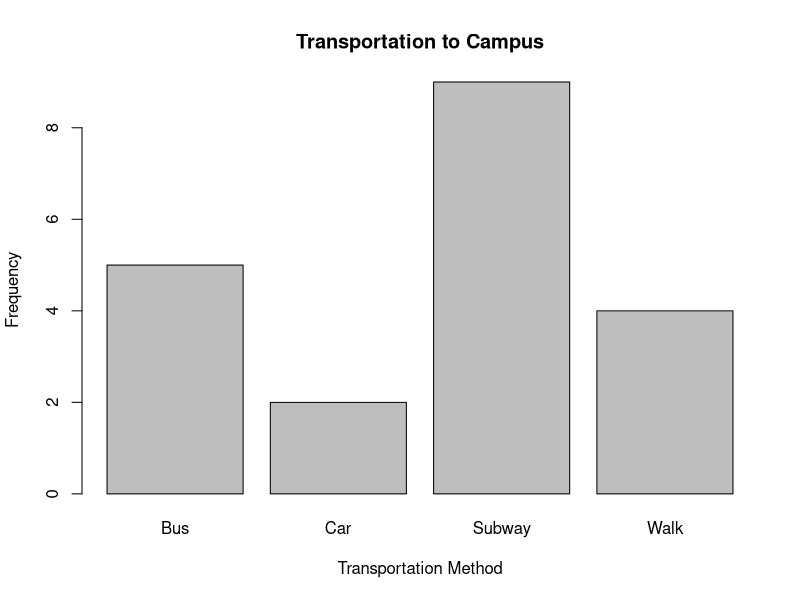
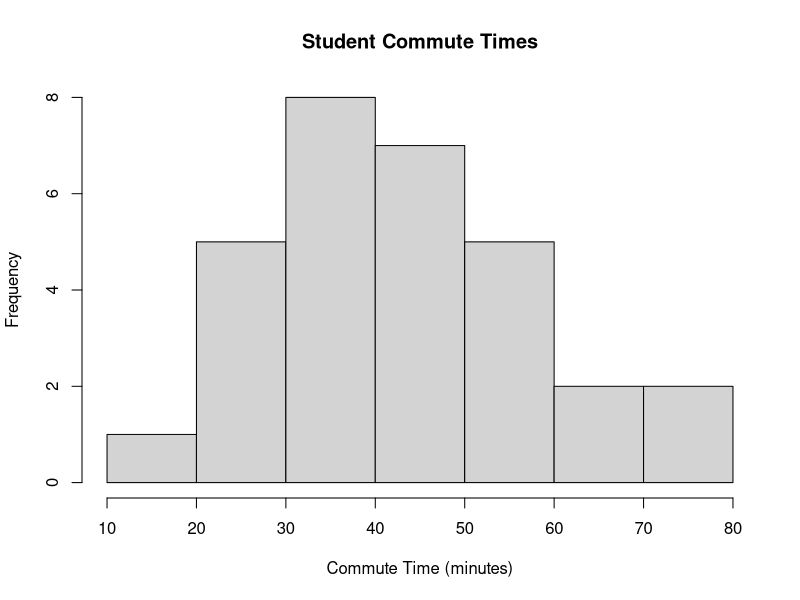

The R source for these figures, in order:
## ---- chunk 1
transport <- c(
  "Subway","Bus","Subway","Walk","Subway","Bus","Car","Subway",
  "Walk","Bus","Subway","Subway","Car","Bus","Walk","Subway",
  "Bus","Subway","Walk","Subway"
)

freq <- table(transport)
freq
## ---- chunk 2
rel_freq <- prop.table(freq)
rel_freq
## ---- chunk 3
barplot(freq,
        main = "Transportation to Campus",
        xlab = "Transportation Method",
        ylab = "Frequency")
## ---- chunk 4
commute <- c(
  18,22,25,27,29,30,31,33,35,35,
  36,38,39,40,41,42,43,45,46,48,
  50,52,54,55,58,60,62,67,72,80
)
## ---- chunk 5
hist(commute,
     main = "Student Commute Times",
     xlab = "Commute Time (minutes)",
     ylab = "Frequency")
## ---- chunk 6
coffee <- c(12,18,21,15,25,24,17,19,22,28,
            11,16,20,23,27,14,18,22,26,30)
